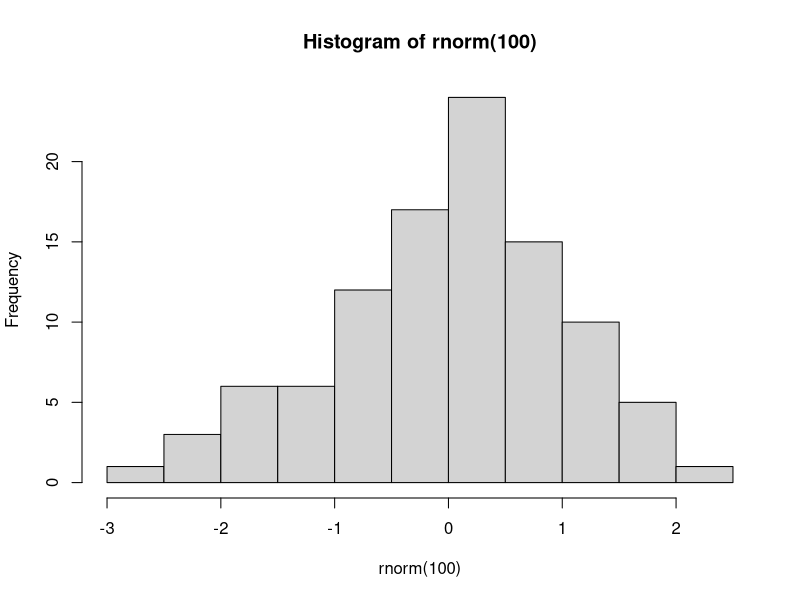
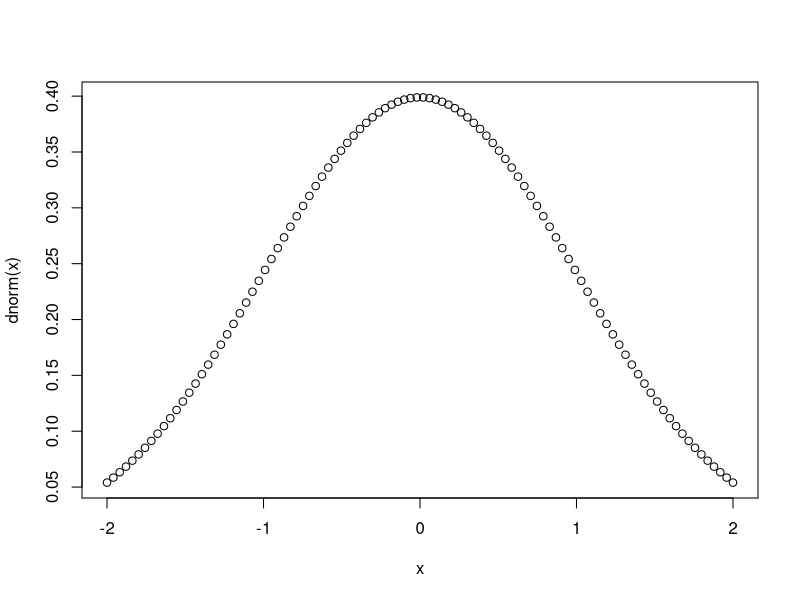
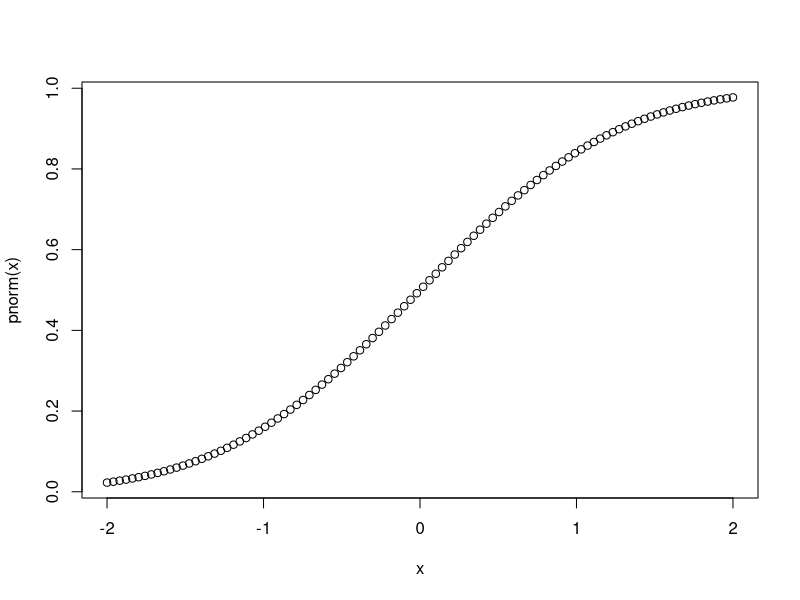
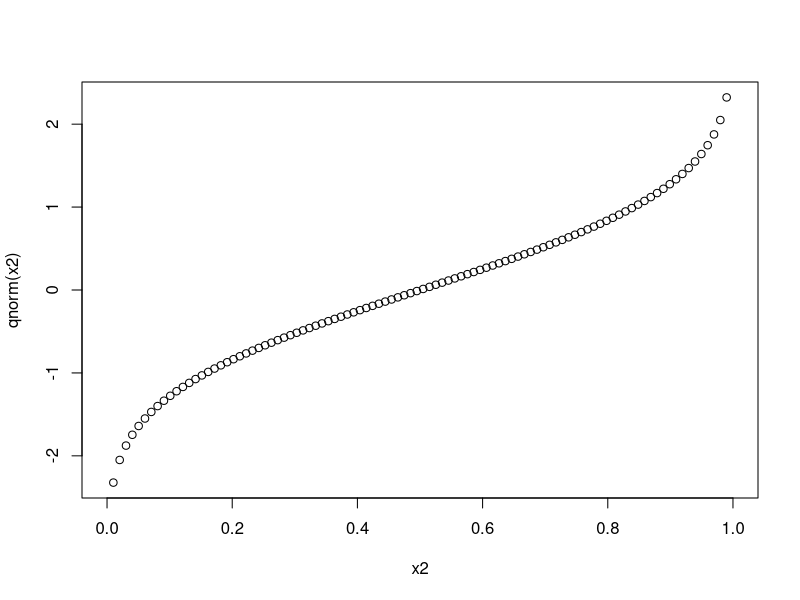

Write R code to recreate these figures, in order. (Note: this script raises an error after producing the figures.)
?pchisq
rnorm(10)
hist(rnorm(100))
dnorm(0)
x <- seq(-2, 2, length.out = 100)
plot(x, dnorm(x))
plot(x, pnorm(x))
x2 <- seq(0, 1, length.out = 100)
plot(x2, qnorm(x2))
qnorm(.95)
?rchisq
pchisq(10, 8, lower.tail = FALSE)
pchisq(30, 8, lower.tail = FALSE)
m <- cbind(c(3, 6), c(5, 4))
chisq.test(m, correct = FALSE)
chisq.test(m, correct = TRUE)
pchisq(.225, 1, lower.tail = FALSE)
pchisq(.9, 1, lower.tail = FALSE)
o <- c(3, 5, 6, 4)
e <- c(8*9/18, 8*9/18, 10*9/18, 10*9/18)
(o-e)^2/e
sum((o-e)^2/e)


df <- filter(ordered_count, site == 55)
chisq <- sum((df$count - df$est_count)/df$est_count)
pchisq(chisq, 18, lower.tail = FALSE)


df %>% ungroup() %>% select(k, count, est_count) %>%
  gather(distribution, value, -k) %>%
  ggplot(aes(k, value, color = distribution)) + geom_point()
